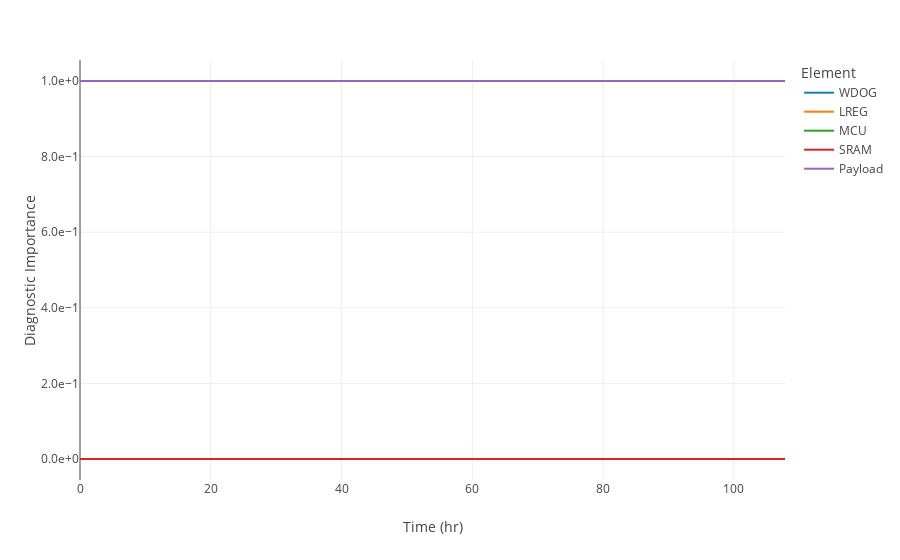
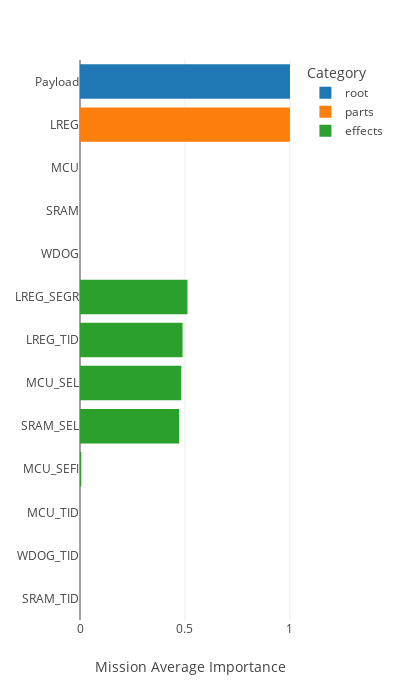

The cell these charts' notebook holds for them, in order:
### Markdown cell above
## Display diagnostic time series

### Code cell
### diagnostic time-series
display(modes)
fig = px.line(modes[parts + [root]],labels={'value':'Diagnostic Importance','variable':'Element'})
fig.write_image(f'{project_dir}/modes.png',scale=3)
fig.show()
### modes mean
mean = pd.DataFrame({
    'root':modes[[root]].mean(),
    'parts':modes[parts].mean(),
    'effects':modes[effects].mean(),
})
mean = mean.sort_values(by=['effects','parts','root'])
display(mean)
fig = px.bar(mean,orientation='h',labels={'value':'Mission Average Importance','variable':'Category','index':''})
fig.update_layout(height=700,width=400)
fig.write_image(f'{project_dir}/figures/modes_bars.png',scale=3)
fig.show()

### Figure 1 — Plotly figure (JSON) as saved in the notebook; plotly's stock layout.template omitted (floating-point values rounded to 4 significant figures; data arrays with more than 128 entries replaced by an {"elided": "..."} marker saying what was removed)
{"data": [{"hovertemplate": "Element=WDOG<br>Time (hr)=%{x}<br>Diagnostic Importance=%{y}<extra></extra>", "legendgroup": "WDOG", "line": {"color": "#1F77B4", "dash": "solid"}, "marker": {"symbol": "circle"}, "mode": "lines", "name": "WDOG", "showlegend": true, "type": "scattergl", "x": {"elided": "3110 float values"}, "xaxis": "x", "y": {"elided": "3110 int values"}, "yaxis": "y"}, {"hovertemplate": "Element=LREG<br>Time (hr)=%{x}<br>Diagnostic Importance=%{y}<extra></extra>", "legendgroup": "LREG", "line": {"color": "#FF7F0E", "dash": "solid"}, "marker": {"symbol": "circle"}, "mode": "lines", "name": "LREG", "showlegend": true, "type": "scattergl", "x": {"elided": "3110 float values"}, "xaxis": "x", "y": {"elided": "3110 float values"}, "yaxis": "y"}, {"hovertemplate": "Element=MCU<br>Time (hr)=%{x}<br>Diagnostic Importance=%{y}<extra></extra>", "legendgroup": "MCU", "line": {"color": "#2CA02C", "dash": "solid"}, "marker": {"symbol": "circle"}, "mode": "lines", "name": "MCU", "showlegend": true, "type": "scattergl", "x": {"elided": "3110 float values"}, "xaxis": "x", "y": {"elided": "3110 float values"}, "yaxis": "y"}, {"hovertemplate": "Element=SRAM<br>Time (hr)=%{x}<br>Diagnostic Importance=%{y}<extra></extra>", "legendgroup": "SRAM", "line": {"color": "#D62728", "dash": "solid"}, "marker": {"symbol": "circle"}, "mode": "lines", "name": "SRAM", "showlegend": true, "type": "scattergl", "x": {"elided": "3110 float values"}, "xaxis": "x", "y": {"elided": "3110 float values"}, "yaxis": "y"}, {"hovertemplate": "Element=Payload<br>Time (hr)=%{x}<br>Diagnostic Importance=%{y}<extra></extra>", "legendgroup": "Payload", "line": {"color": "#9467BD", "dash": "solid"}, "marker": {"symbol": "circle"}, "mode": "lines", "name": "Payload", "showlegend": true, "type": "scattergl", "x": {"elided": "3110 float values"}, "xaxis": "x", "y": {"elided": "3110 int values"}, "yaxis": "y"}], "layout": {"legend": {"title": {"text": "Element"}, "tracegroupgap": 0}, "margin": {"t": 60}, "xaxis": {"anchor": "y", "domain": [0, 1], "title": {"text": "Time (hr)"}}, "yaxis": {"anchor": "x", "domain": [0, 1], "title": {"text": "Diagnostic Importance"}}}}

### Figure 2 — Plotly figure (JSON) as saved in the notebook; plotly's stock layout.template omitted (floating-point values rounded to 4 significant figures)
{"data": [{"alignmentgroup": "True", "hovertemplate": "Category=root<br>Mission Average Importance=%{x}<br>=%{y}<extra></extra>", "legendgroup": "root", "marker": {"color": "#1F77B4", "pattern": {"shape": ""}}, "name": "root", "offsetgroup": "root", "orientation": "h", "showlegend": true, "textposition": "auto", "type": "bar", "x": [null, null, null, null, null, null, null, null, null, null, null, null, 1], "xaxis": "x", "y": ["SRAM_TID", "WDOG_TID", "MCU_TID", "MCU_SEFI", "SRAM_SEL", "MCU_SEL", "LREG_TID", "LREG_SEGR", "WDOG", "SRAM", "MCU", "LREG", "Payload"], "yaxis": "y"}, {"alignmentgroup": "True", "hovertemplate": "Category=parts<br>Mission Average Importance=%{x}<br>=%{y}<extra></extra>", "legendgroup": "parts", "marker": {"color": "#FF7F0E", "pattern": {"shape": ""}}, "name": "parts", "offsetgroup": "parts", "orientation": "h", "showlegend": true, "textposition": "auto", "type": "bar", "x": [null, null, null, null, null, null, null, null, 0, 2.804e-06, 3.745e-06, 1.0, null], "xaxis": "x", "y": ["SRAM_TID", "WDOG_TID", "MCU_TID", "MCU_SEFI", "SRAM_SEL", "MCU_SEL", "LREG_TID", "LREG_SEGR", "WDOG", "SRAM", "MCU", "LREG", "Payload"], "yaxis": "y"}, {"alignmentgroup": "True", "hovertemplate": "Category=effects<br>Mission Average Importance=%{x}<br>=%{y}<extra></extra>", "legendgroup": "effects", "marker": {"color": "#2CA02C", "pattern": {"shape": ""}}, "name": "effects", "offsetgroup": "effects", "orientation": "h", "showlegend": true, "textposition": "auto", "type": "bar", "x": [0, 0, 3.745e-06, 0.006278, 0.4725, 0.4824, 0.4885, 0.5119, null, null, null, null, null], "xaxis": "x", "y": ["SRAM_TID", "WDOG_TID", "MCU_TID", "MCU_SEFI", "SRAM_SEL", "MCU_SEL", "LREG_TID", "LREG_SEGR", "WDOG", "SRAM", "MCU", "LREG", "Payload"], "yaxis": "y"}], "layout": {"barmode": "relative", "height": 700, "legend": {"title": {"text": "Category"}, "tracegroupgap": 0}, "margin": {"t": 60}, "width": 400, "xaxis": {"anchor": "y", "domain": [0, 1], "title": {"text": "Mission Average Importance"}}, "yaxis": {"anchor": "x", "domain": [0, 1], "title": {"text": ""}}}}
